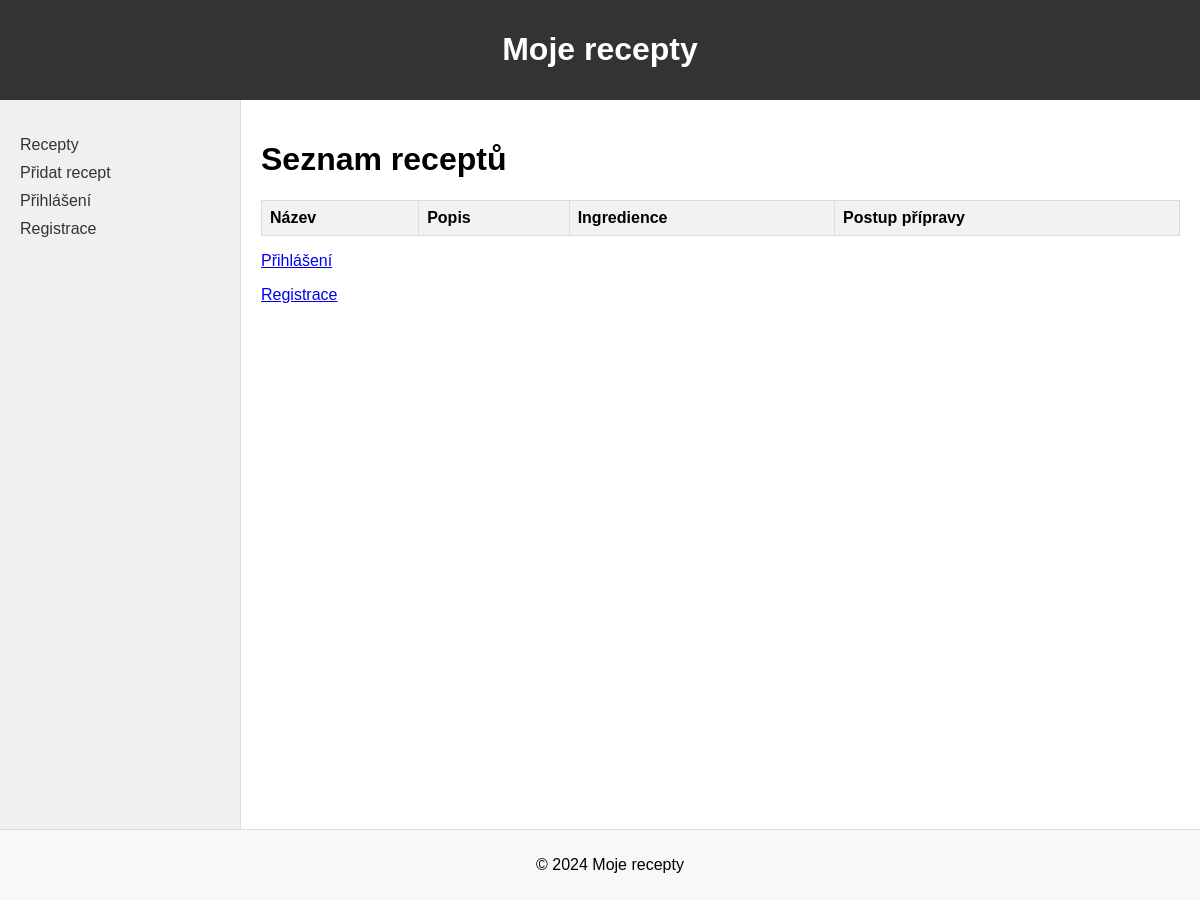
Before: /recipes/ with the older database file.
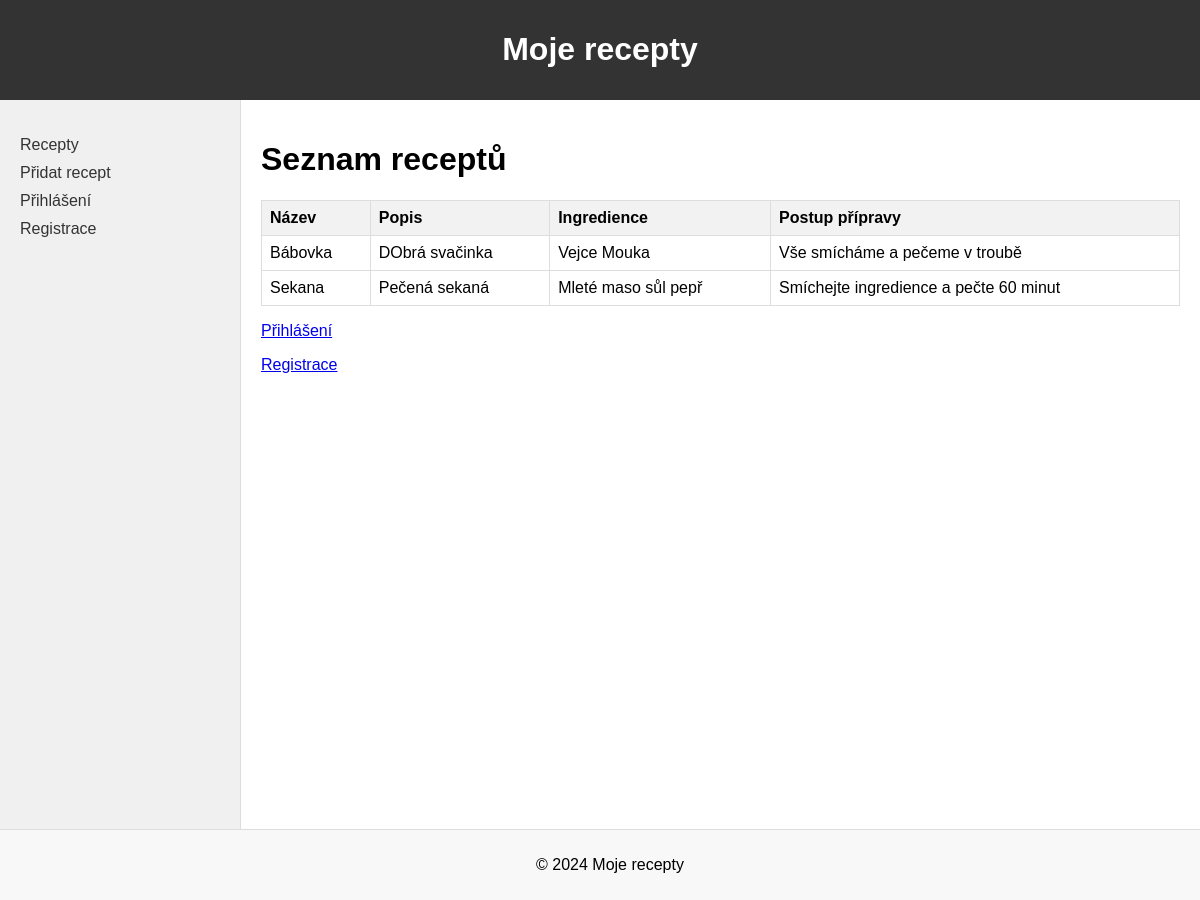
After: the same page with the newer database file.
### recipes/models.py (models this page shows, shortened)
class Recipe(models.Model):
    title = models.CharField(max_length=200)
    description = models.TextField()
    ingredients = models.TextField()
    instructions = models.TextField()
    created_by = models.ForeignKey(User, on_delete=models.CASCADE)

### recipes/views.py (the view)
# urls.py: path('', views.recipe_list, name='recipe_list'),  # Zde upravujeme URL pro seznam receptů
def recipe_list(request):
    recipes = Recipe.objects.all()
    return render(request, 'recipes/recipe_list.html', {'recipes': recipes})

### recipes/templates/recipes/recipe_list.html (shortened to what this page needs)
{% extends 'recipes/base.html' %}
{% block content %}
    <h1>Seznam receptů</h1>
    <table class="recipe-table">
        <thead>
            <tr>
                <th>Název</th>
                <th>Popis</th>
                <th>Ingredience</th>
                <th>Postup přípravy</th>
            </tr>
        </thead>
        <tbody>
            {% for recipe in recipes %}
            <tr>
                <td>{{ recipe.title }}</td>
                <td>{{ recipe.description }}</td>
                <td>{{ recipe.ingredients }}</td>
                <td>{{ recipe.instructions }}</td>
            </tr>
            {% endfor %}
        </tbody>
    </table>
    {% if user.is_authenticated %}
        <p><a href="{% url 'add_recipe' %}">Přidat nový recept</a></p>
        <p><a href="{% url 'logout' %}">Odhlášení</a></p>
    {% else %}
        <p><a href="{% url 'login' %}">Přihlášení</a></p>
        <p><a href="{% url 'register' %}">Registrace</a></p>
    {% endif %}
{% endblock %}

### recipes/templates/recipes/base.html (shortened to what this page needs)
<!DOCTYPE html>
<html>
<head>
    {% load static %}
    <link rel="stylesheet" type="text/css" href="{% static 'css/styles.css' %}">
</head>
<body>
    <header>
        <h1>Moje recepty</h1>
    </header>
    <div class="container">
        <nav class="sidebar">
            <ul>
                <li><a href="{% url 'recipe_list' %}">Recepty</a></li>
                <li><a href="{% url 'add_recipe' %}">Přidat recept</a></li>
                {% if user.is_authenticated %}
                <li><a href="{% url 'logout' %}">Odhlášení</a></li>
                {% else %}
                <li><a href="{% url 'login' %}">Přihlášení</a></li>
                <li><a href="{% url 'register' %}">Registrace</a></li>
                {% endif %}
            </ul>
        </nav>
    <main class="content">
        {% block content %}
        {% endblock %}
    </main>
</div>
    <footer>
        <p>&copy; 2024 Moje recepty</p>
    </footer>
</body>
</html>

### recipes/static/css/styles.css (style rules this page uses)
body { font-family: Arial, sans-serif; margin: 0; padding: 0; }
header { background-color: #333; color: #fff; padding: 10px 0; text-align: center; }
.container { display: flex; height: 100vh; }
.sidebar { width: 200px; background-color: #f0f0f0; padding: 20px; border-right: 1px solid #ddd; }
.sidebar ul { list-style-type: none; padding: 0; }
.sidebar ul li { margin-bottom: 10px; }
.sidebar ul li a { text-decoration: none; color: #333; }
.content { flex-grow: 1; padding: 20px; }
.recipe-table { width: 100%; border-collapse: collapse; margin-top: 20px; }
.recipe-table th, .recipe-table td { border: 1px solid #ddd; padding: 8px; text-align: left; }
.recipe-table th { background-color: #f2f2f2; }
footer { text-align: center; padding: 10px; background-color: #f8f8f8; border-top: 1px solid #ddd; width: 100%; position: absolute; bottom: 0; }

Changed rows visible on the page:
added Recipe: title "Bábovka", description "DObrá svačinka", ingredients "Vejce Mouka", instructions "Vše smícháme a pečeme v troubě"
added Recipe: title "Sekana", description "Pečená sekaná", ingredients "Mleté maso sůl pepř", instructions "Smíchejte ingredience a pečte 60 minut"
